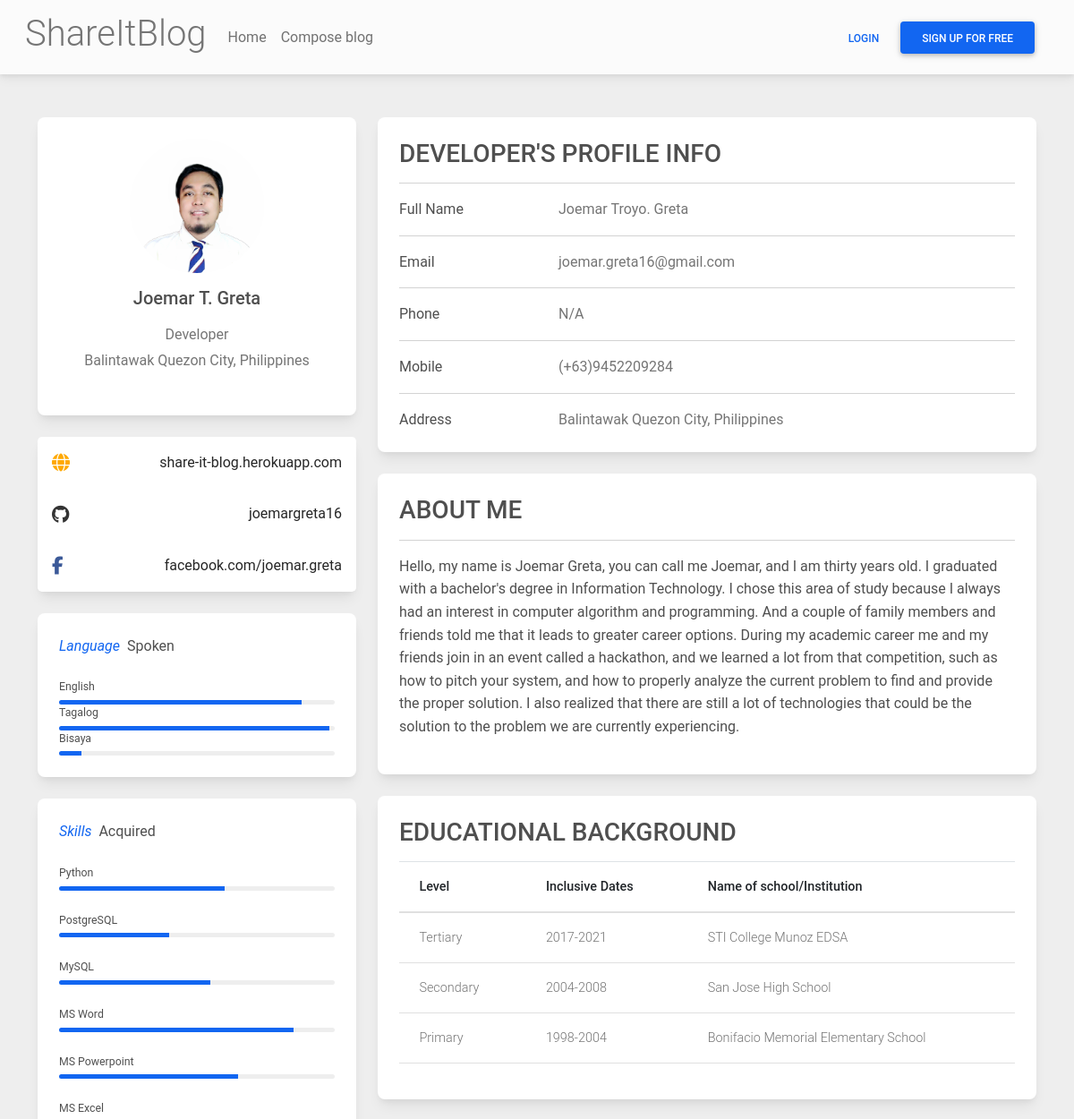
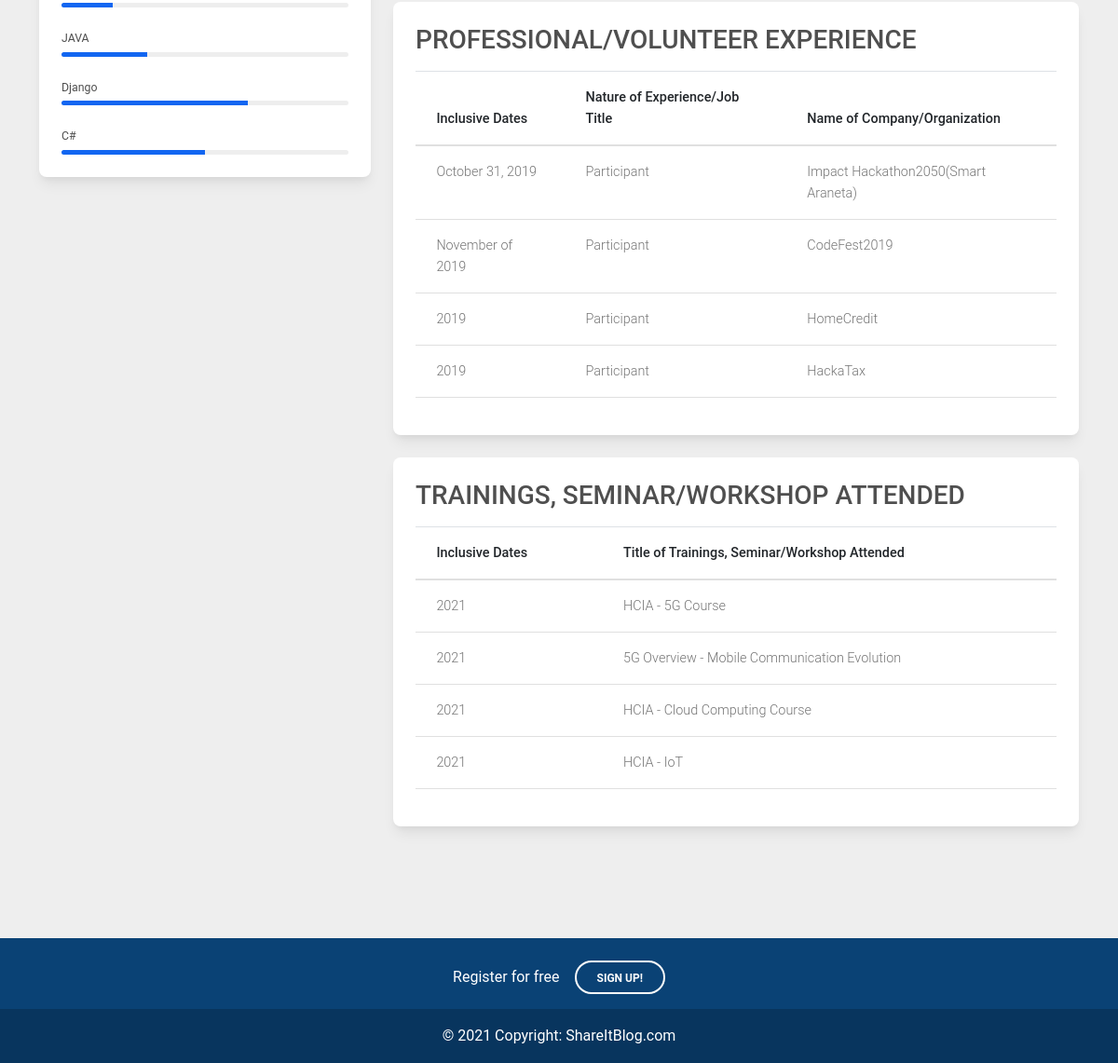
The page /developer_profile/ on the database its author committed (2 pictures, top to bottom).
### pages/models.py (models this page shows, shortened)
class DevProfile(models.Model):
    first_name = models.CharField(max_length=200, blank=True)
    middle_name = models.CharField(max_length=200, blank=True)
    last_name = models.CharField(max_length=200, blank=True)
    job_title = models.CharField(max_length=30, blank=True)
    address = models.CharField(max_length=200, blank=True)
    email = models.EmailField(max_length=30, blank=True)
    phone = models.CharField(max_length=20, default="N/A", blank=True)
    mobile = models.CharField(max_length=20, default="N/A", blank=True)
    bio = models.TextField(max_length=1000, blank=True)
    dev_avatar = models.ImageField(
        default='default/avatar.png', upload_to='dev_profiles/')
    created_at = models.DateTimeField(auto_now_add=True)
    updated_at = models.DateTimeField(auto_now=True)
    class Meta:
        verbose_name = 'Developer profile'
        verbose_name_plural = 'Developer Profiles'

class DevLanguages(models.Model):
    language = models.CharField(max_length=50, blank=True)
    language_percentage = models.CharField(max_length=50, blank=True)
    created_at = models.DateTimeField(auto_now_add=True)
    updated_at = models.DateTimeField(auto_now=True)
    class Meta:
        ordering = ['-created_at']
        verbose_name = 'Language'
        verbose_name_plural = 'Languages'

class DevSkills(models.Model):
    skill = models.CharField(max_length=50, blank=True)
    skill_percentage = models.CharField(max_length=50, blank=True)
    created_at = models.DateTimeField(auto_now_add=True)
    updated_at = models.DateTimeField(auto_now=True)
    class Meta:
        ordering = ['-created_at']
        verbose_name = 'Skill'
        verbose_name_plural = 'Skills'

class DevEduBackground(models.Model):
    level = models.CharField(max_length=100, blank=True)
    inclusive_date = models.CharField(max_length=50, blank=True)
    school_or_institution = models.CharField(max_length=300, blank=True)
    created_at = models.DateTimeField(auto_now_add=True)
    updated_at = models.DateTimeField(auto_now=True)
    class Meta:
        ordering = ['-created_at']
        verbose_name = 'Educational Background'
        verbose_name_plural = 'Educational Backgrounds'

class DevProfessionalVolunteerEXP(models.Model):
    inclusive_date = models.CharField(max_length=50, blank=True)
    exp_or_job_title = models.CharField(max_length=100, blank=True)
    company_or_organization = models.CharField(max_length=200, blank=True)
    created_at = models.DateTimeField(auto_now_add=True)
    updated_at = models.DateTimeField(auto_now=True)
    class Meta:
        ordering = ['-created_at']
        verbose_name = 'Professional/Volunteer Experience'
        verbose_name_plural = 'Professional/Volunteer Experiences'

class DevTrainingsSeminarsWorkshopAttended(models.Model):
    inclusive_date = models.CharField(max_length=50, blank=True)
    training_seminar_workshop_attended = models.CharField(
        max_length=300, blank=True)
    created_at = models.DateTimeField(auto_now_add=True)
    updated_at = models.DateTimeField(auto_now=True)
    class Meta:
        ordering = ['-created_at']
        verbose_name = 'Trainings, Seminars/Workshop Attended'
        verbose_name_plural = 'Trainings, Seminars/Workshop Attended'

### pages/views.py (the view)
# urls.py: path('developer_profile/', DevProfileView.as_view(), name='developer_profile'),
class DevProfileView(TemplateView):
    template_name = 'pages/portfolio.html'
    def get_context_data(self, **kwargs):
        context = super().get_context_data(**kwargs)
        context['dev_profile'] = DevProfile.objects.first()
        context['dev_edu_background'] = DevEduBackground.objects.all()
        context['dev_language'] = DevLanguages.objects.all()
        context['dev_pro'] = DevProfessionalVolunteerEXP.objects.all()
        context['dev_skillset'] = DevSkills.objects.all()
        context['dev_attended'] = DevTrainingsSeminarsWorkshopAttended.objects.all()
        return context

### templates/pages/portfolio.html (shortened to what this page needs)
{% extends 'pages/base.html' %}
{% load static %}
{% block content %}
<section style="background-color: #eee;">
    <div class="container py-5">
        <div class="row">
            <div class="col-lg-4">
                <div class="card mb-4">
                    <div class="card-body text-center">
                        <img src="{{ dev_profile.dev_avatar.url }}" alt="dev_avatar" class="rounded-circle img-fluid"
                            style="width: 150px;">
                        <h5 class="my-3">{{ dev_profile.first_name }}&nbsp;{{ dev_profile.middle_name|slice:'1' }}.&nbsp{{ dev_profile.last_name }}</h5>
                        <p class="text-muted mb-1">{{ dev_profile.job_title }}</p>
                        <p class="text-muted mb-4">{{ dev_profile.address }}</p>
                    </div>
                </div>
                <div class="card mb-4 mb-lg-0">
                    <div class="card-body p-0">
                        <ul class="list-group list-group-flush rounded-3">
                            <li class="list-group-item d-flex justify-content-between align-items-center p-3">
                                <i class="fas fa-globe fa-lg text-warning"></i>
                                <p class="mb-0">share-it-blog.herokuapp.com</p>
                            </li>
                            <li class="list-group-item d-flex justify-content-between align-items-center p-3">
                                <i class="fab fa-github fa-lg" style="color: #333333;"></i>
                                <p class="mb-0">joemargreta16</p>
                            </li>
                            <li class="list-group-item d-flex justify-content-between align-items-center p-3">
                                <i class="fab fa-facebook-f fa-lg" style="color: #3b5998;"></i>
                                <p class="mb-0">facebook.com/joemar.greta</p>
                            </li>
                        </ul>
                    </div>
                </div>
                <div class="card mt-4 mb-lg-0">
                    <div class="card-body">
                        <p class="mb-4"><span class="text-primary font-italic me-1">Language</span>&nbsp;Spoken</p>
                        {% for dev_lang in dev_language %}
                        <p class="mb-1" style="font-size: .77rem;">{{ dev_lang.language }}</p>
                        <div class="progress rounded" style="height: 5px;">
                            <div class="progress-bar" role="progressbar" style="width: {{ dev_lang.language_percentage }}%" aria-valuenow="{{ dev_lang.language_percentage }}"
                                aria-valuemin="0" aria-valuemax="100"></div>
                        </div>
                        {% endfor %}
                    </div>
                </div>
                <div class="card mt-4 mb-lg-0">
                    <div class="card-body">
                        <p class="mb-4"><span class="text-primary font-italic me-1">Skills</span>&nbsp;Acquired</p>
                        {% for dev_skills in dev_skillset %}
                        <p class="mt-4 mb-1" style="font-size: .77rem;">{{ dev_skills.skill }}</p>
                        <div class="progress rounded" style="height: 5px;">
                            <div class="progress-bar" role="progressbar" style="width: {{ dev_skills.skill_percentage }}%" aria-valuenow="{{ dev_skills.skill_percentage }}"
                                aria-valuemin="0" aria-valuemax="100"></div>
                        </div>
                        {% endfor %}
                    </div>
                </div>
            </div>
            <div class="col-lg-8">
                <div class="card mb-4">
                    <div class="card-body">
                        <h3 class="mb-3 text-uppercase">Developer's Profile Info</h3>
                        <hr>
                        <div class="row">
                            <div class="col-sm-3">
                                <p class="mb-0">Full Name</p>
                            </div>
                            <div class="col-sm-9">
                                <p class="text-muted mb-0">{{ dev_profile.first_name }}&nbsp;{{ dev_profile.middle_name }}.&nbsp{{ dev_profile.last_name }}</p>
                            </div>
                        </div>
                        <hr>
                        <div class="row">
                            <div class="col-sm-3">
                                <p class="mb-0">Email</p>
                            </div>
                            <div class="col-sm-9">
                                <p class="text-muted mb-0">{{ dev_profile.email }}</p>
                            </div>
                        </div>
                        <hr>
                        <div class="row">
                            <div class="col-sm-3">
                                <p class="mb-0">Phone</p>
                            </div>
                            <div class="col-sm-9">
                                <p class="text-muted mb-0">{{ dev_profile.phone }}</p>
                            </div>
                        </div>
                        <hr>
                        <div class="row">
                            <div class="col-sm-3">
                                <p class="mb-0">Mobile</p>
                            </div>
                            <div class="col-sm-9">
                                <p class="text-muted mb-0">{{ dev_profile.mobile }}</p>
                            </div>
                        </div>
                        <hr>
                        <div class="row">
                            <div class="col-sm-3">
                                <p class="mb-0">Address</p>
                            </div>
                            <div class="col-sm-9">
                                <p class="text-muted mb-0">{{ dev_profile.address }}</p>
                            </div>
                        </div>
                    </div>
                </div>
                <div class="card mb-4">
                    <div class="card-body">
                        <h3 class="mb-3 text-uppercase">About me</h3>
                        <hr>
                        <p class="mb3">{{ dev_profile.bio }}</p>
                    </div>
                </div>
                <div class="card mb-4">
                    <div class="card-body">
                        <h3 class="mb-3 text-uppercase">Educational Background</h3>
                        <table class="table table-hover">
                            <thead>
                                <tr>
                                    <th scope="col">Level</th>
                                    <th scope="col">Inclusive Dates</th>
                                    <th scope="col">Name of school/Institution</th>
                                </tr>
                            </thead>
                            <tbody>
                                {% for educ in dev_edu_background %}
                                <tr>
                                    <td class="text-muted">{{ educ.level }}</td>
                                    <td class="text-muted">{{ educ.inclusive_date }}</td>
                                    <td class="text-muted">{{ educ.school_or_institution }}</td>
                                </tr>
                                {% endfor %}
                            </tbody>
                        </table>
                    </div>
                </div>
                <div class="card mb-4">
                    <div class="card-body">
                        <h3 class="mb-3 text-uppercase">Professional/Volunteer Experience</h3>
                        <table class="table table-hover">
                            <thead>
                                <tr>
                                    <th scope="col">Inclusive Dates</th>
                                    <th scope="col">Nature of Experience/Job Title</th>
                                    <th scope="col">Name of Company/Organization</th>
                                </tr>
                            </thead>
                            <tbody>
                                {% for exp in dev_pro %}
                                <tr>
                                    <td class="text-muted">{{ exp.inclusive_date }}</td>
                                    <td class="text-muted">{{ exp.exp_or_job_title }}</td>
                                    <td class="text-muted">{{ exp.company_or_organization }}</td>
                                </tr>
                                {% endfor %}
                            </tbody>
                        </table>
                    </div>
                </div>
                <div class="card mb-4">
                    <div class="card-body">
                        <h3 class="mb-3 text-uppercase">Trainings, Seminar/Workshop Attended</h3>
                        <table class="table table-hover">
                            <thead>
                                <tr>
                                    <th scope="col">Inclusive Dates</th>
                                    <th scope="col">Title of Trainings, Seminar/Workshop Attended</th>
                                </tr>
                            </thead>
                            <tbody>
                                {% for attended in dev_attended %}
                                <tr>
                                    <td class="text-muted">{{ attended.inclusive_date }}</td>
                                    <td class="text-muted">{{ attended.training_seminar_workshop_attended }}</td>
                                </tr>
                                {% endfor %}
                            </tbody>
                        </table>
                    </div>
                </div>
            </div>
        </div>
    </div>
    {% include 'pages/footer.html' %}
</section>
{% endblock content %}

### rows shown on the page
DevProfile: dev_avatar (picture), first_name "Joemar", middle_name "T", last_name "Greta", job_title "Developer", address "Balintawak Quezon City, Philippines", middle_name "Troyo", email "joemar.greta16@gmail.com", phone "N/A", mobile "(+63)9452209284", bio "Hello, my name is Joemar Greta, you can call me Joemar, and I am thirty years old. I graduated with a bachelor's degree in Information Technology. I chose this area of study because I always had an interest in computer algorithm and programming. And a couple of family members and friends told me that it leads to greater career options. During my academic career me and my friends join in an event called a hackathon, and we learned a lot from that competition, such as how to pitch your system, and how to properly analyze the current problem to find and provide the proper solution. I also realized that there are still a lot of technologies that could be the solution to the problem we are…"
DevLanguages: language "English"
DevLanguages: language "Tagalog"
DevLanguages: language "Bisaya"
DevSkills: skill "Python"
DevSkills: skill "PostgreSQL"
DevSkills: skill "MySQL"
DevSkills: skill "MS Word"
DevSkills: skill "MS Powerpoint"
DevSkills: skill "MS Excel"
DevSkills: skill "JAVA"
DevSkills: skill "Django"
DevSkills: skill "C#"
DevEduBackground: level "Tertiary", inclusive_date "2017-2021", school_or_institution "STI College Munoz EDSA"
DevEduBackground: level "Secondary", inclusive_date "2004-2008", school_or_institution "San Jose High School"
DevEduBackground: level "Primary", inclusive_date "1998-2004", school_or_institution "Bonifacio Memorial Elementary School"
DevProfessionalVolunteerEXP: inclusive_date "October 31, 2019", exp_or_job_title "Participant", company_or_organization "Impact Hackathon2050(Smart Araneta)"
DevProfessionalVolunteerEXP: inclusive_date "November of 2019", exp_or_job_title "Participant", company_or_organization "CodeFest2019"
DevProfessionalVolunteerEXP: inclusive_date "2019", exp_or_job_title "Participant", company_or_organization "HomeCredit"
DevProfessionalVolunteerEXP: inclusive_date "2019", exp_or_job_title "Participant", company_or_organization "HackaTax"
DevTrainingsSeminarsWorkshopAttended: inclusive_date "2021", training_seminar_workshop_attended "HCIA - 5G Course"
DevTrainingsSeminarsWorkshopAttended: inclusive_date "2021", training_seminar_workshop_attended "5G Overview - Mobile Communication Evolution"
DevTrainingsSeminarsWorkshopAttended: inclusive_date "2021", training_seminar_workshop_attended "HCIA - Cloud Computing Course"
DevTrainingsSeminarsWorkshopAttended: inclusive_date "2021", training_seminar_workshop_attended "HCIA - IoT"
